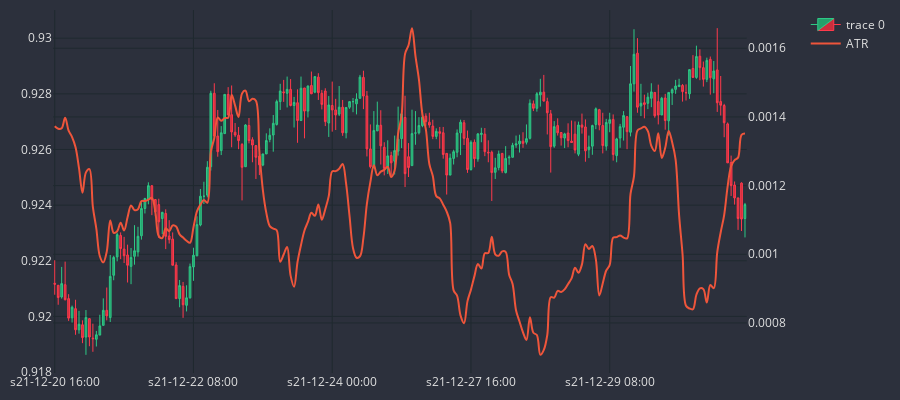

Write notebook code for a chart like this one.
### Code cell
df_plot = df_an.iloc[-200:]
cp = CandlePlot(df_plot, candles=True)
cp.show_plot(sec_traces=['ATR'])

### Figure 1 — Plotly figure (JSON) as saved in the notebook; plotly's stock layout.template omitted (floating-point values rounded to 4 significant figures; data arrays with more than 128 entries replaced by an {"elided": "..."} marker saying what was removed)
{"data": [{"close": {"elided": "200 float values"}, "decreasing": {"fillcolor": "#CC2E3C", "line": {"color": "#FF3A4C"}}, "high": {"elided": "200 float values"}, "increasing": {"fillcolor": "#24A06B", "line": {"color": "#2EC886"}}, "line": {"width": 1}, "low": {"elided": "200 float values"}, "opacity": 1, "open": {"elided": "200 float values"}, "type": "candlestick", "x": {"elided": "200 str values"}}, {"line": {"shape": "spline", "width": 2}, "name": "ATR", "type": "scatter", "x": {"elided": "200 str values"}, "xaxis": "x", "y": {"elided": "200 float values"}, "yaxis": "y2"}], "layout": {"font": {"color": "#e1e1e1", "size": 12}, "height": 400, "margin": {"b": 10, "l": 10, "r": 10, "t": 10}, "paper_bgcolor": "#2c303c", "plot_bgcolor": "#2c303c", "width": 900, "xaxis": {"anchor": "y", "domain": [0, 0.94], "gridcolor": "#1f292f", "nticks": 5, "rangeslider": {"visible": false}}, "yaxis": {"anchor": "x", "domain": [0, 1], "gridcolor": "#1f292f"}, "yaxis2": {"anchor": "x", "gridcolor": "#1f292f", "overlaying": "y", "side": "right"}}}
